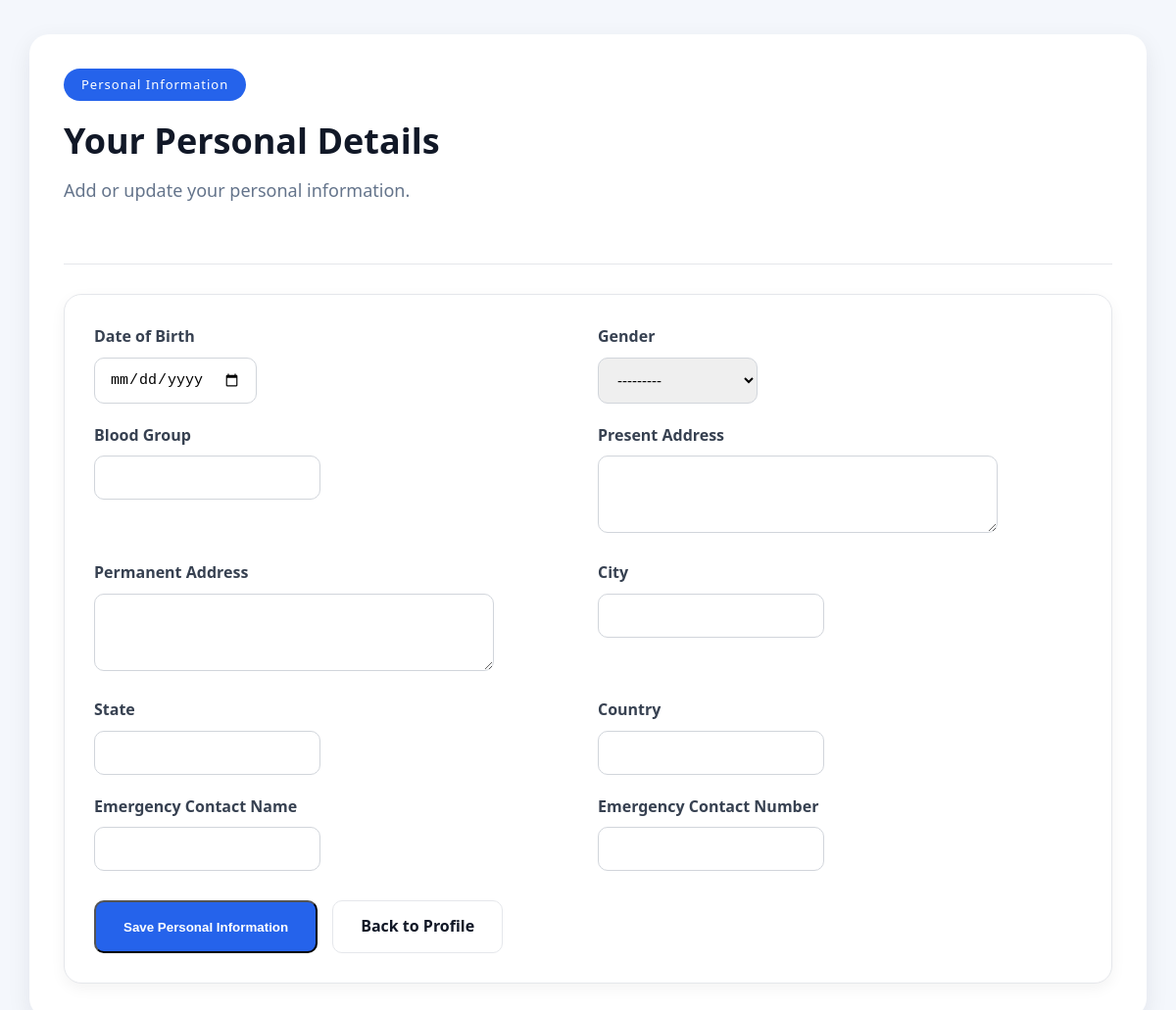
The page /employee/personal-info/ (signed in) on the database as committed earlier.
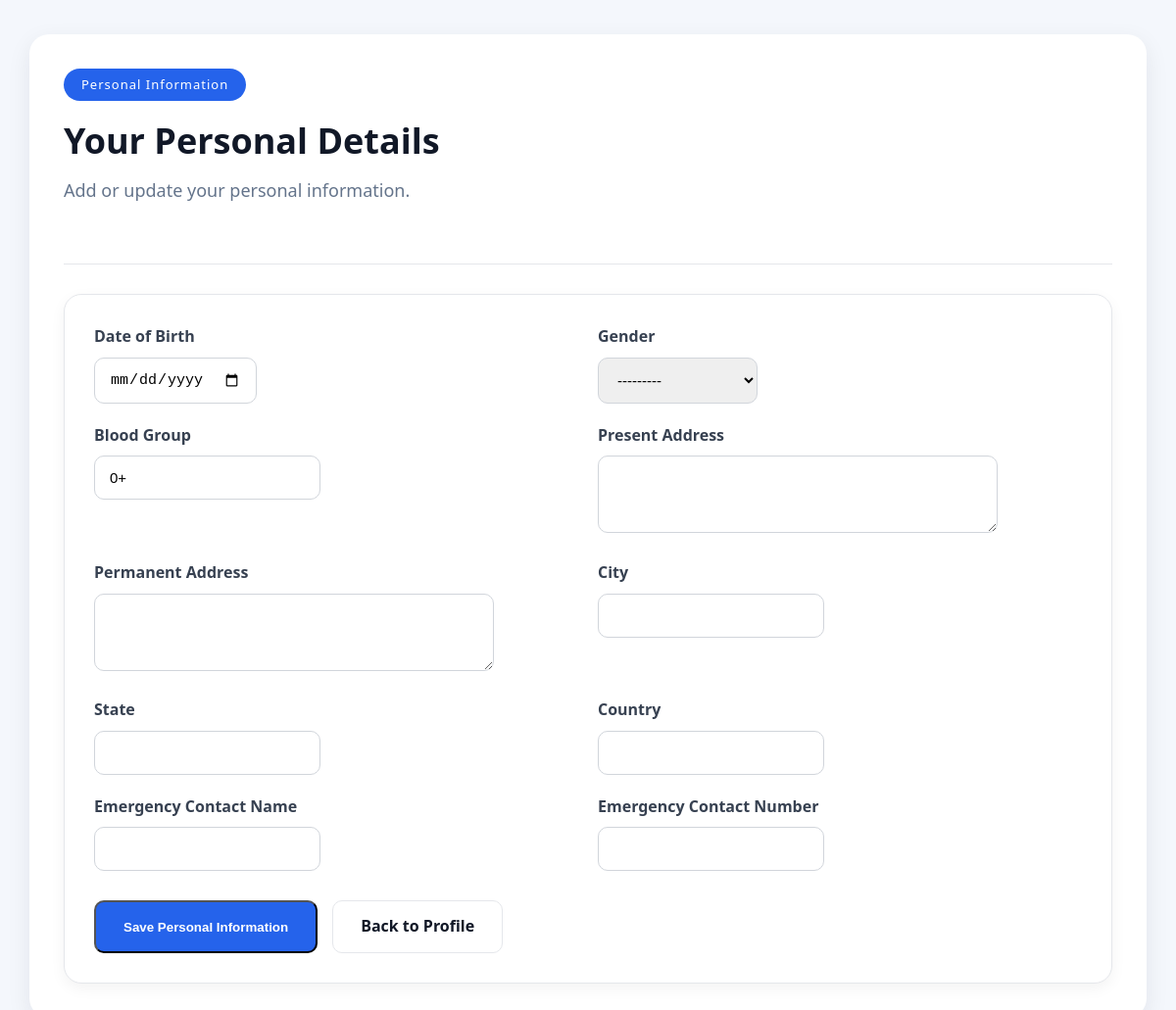
The same page on the database as committed later.
### employees/models.py (models this page shows, shortened)
class Employee(models.Model):
    ROLE_CHOICES = [
        ("Admin", "Admin"),
        ("Manager", "Manager"),
        ("HR", "HR"),
        ("Team Lead", "Team Lead"),
        ("Employee", "Employee"),
    ]
    GENDER_CHOICES = [
        ("Male", "Male"),
        ("Female", "Female"),
        ("Other", "Other"),
        ("Prefer not to say", "Prefer not to say"),
    ]
    EMPLOYMENT_TYPE_CHOICES = [
        ("Full-Time", "Full-Time"),
        ("Part-Time", "Part-Time"),
        ("Contract", "Contract"),
        ("Intern", "Intern"),
    ]
    user = models.OneToOneField(
        User,
        on_delete=models.CASCADE
    )
    employee_id = models.CharField(
        max_length=20,
        unique=True
    )
    department = models.CharField(
        max_length=100
    )
    designation = models.CharField(
        max_length=100
    )
    role = models.CharField(
        max_length=20,
        choices=ROLE_CHOICES,
        default="Employee"
    )
    phone = models.CharField(
        max_length=15
    )
    joining_date = models.DateField()
    profile_image = models.ImageField(
        upload_to="employees/",
        blank=True,
        null=True
    )
    dob = models.DateField(
        blank=True,
        null=True
    )
    gender = models.CharField(
        max_length=30,
        choices=GENDER_CHOICES,
        blank=True
    )
    blood_group = models.CharField(
        max_length=5,
        blank=True
    )
    present_address = models.TextField(
        blank=True
    )
    permanent_address = models.TextField(
        blank=True
    )
    city = models.CharField(
        max_length=100,
        blank=True
    )
    state = models.CharField(
        max_length=100,
        blank=True
    )
    country = models.CharField(
        max_length=100,
        blank=True
    )
    emergency_contact_name = models.CharField(
        max_length=100,
        blank=True
    )
    emergency_contact = models.CharField(
        max_length=15,
        blank=True
    )
    reporting_manager = models.CharField(
        max_length=100,
        blank=True
    )
    team_name = models.CharField(
        max_length=100,
        blank=True
    )
    work_location = models.CharField(
        max_length=100,
        blank=True
    )
    employment_type = models.CharField(
        max_length=30,
        choices=EMPLOYMENT_TYPE_CHOICES,
        default="Full-Time"
    )
    created_at = models.DateTimeField(
        auto_now_add=True
    )
    updated_at = models.DateTimeField(
        auto_now=True
    )

### employees/views.py (the view)
# urls.py: path("personal-info/", views.personal_info, name="personal_info"),
@login_required(login_url="login")
def personal_info(request):
    employee = get_object_or_404(
        Employee,
        user=request.user
    )
    if request.method == "POST":
        form = PersonalInfoForm(
            request.POST,
            instance=employee
        )
        if form.is_valid():
            form.save()
            messages.success(
                request,
                "Personal information updated successfully."
            )
            return redirect("employees_profile")
    else:
        form = PersonalInfoForm(
            instance=employee
        )
    return render(request, "employees/personal-info.html", {
        "form": form,
        "employee": employee,
    })

### employees/templates/employees/personal-info.html (shortened to what this page needs)
{% load static %}
<!DOCTYPE html>
<html lang="en">
<head>
    <link rel="stylesheet" href="{% static 'employees/css/style.css' %}">
</head>
<body>
<div class="profile-page">
    <header class="profile-header">
        <div>
            <p class="profile-badge">Personal Information</p>
            <h1 class="profile-name">
                Your Personal Details
            </h1>
            <p class="profile-role">
                Add or update your personal information.
            </p>
        </div>
    </header>
    <article class="panel-card">
        <form method="POST" class="form-grid">
            <div class="form-group">
                <label for="{{ form.dob.id_for_label }}">
                    Date of Birth
                </label>
                {{ form.dob }}
            </div>
            <div class="form-group">
                <label for="{{ form.gender.id_for_label }}">
                    Gender
                </label>
                {{ form.gender }}
            </div>
            <div class="form-group">
                <label for="{{ form.blood_group.id_for_label }}">
                    Blood Group
                </label>
                {{ form.blood_group }}
            </div>
            <div class="form-group">
                <label for="{{ form.present_address.id_for_label }}">
                    Present Address
                </label>
                {{ form.present_address }}
            </div>
            <div class="form-group">
                <label for="{{ form.permanent_address.id_for_label }}">
                    Permanent Address
                </label>
                {{ form.permanent_address }}
            </div>
            <div class="form-group">
                <label for="{{ form.city.id_for_label }}">
                    City
                </label>
                {{ form.city }}
            </div>
            <div class="form-group">
                <label for="{{ form.state.id_for_label }}">
                    State
                </label>
                {{ form.state }}
            </div>
            <div class="form-group">
                <label for="{{ form.country.id_for_label }}">
                    Country
                </label>
                {{ form.country }}
            </div>
            <div class="form-group">
                <label for="{{ form.emergency_contact_name.id_for_label }}">
                    Emergency Contact Name
                </label>
                {{ form.emergency_contact_name }}
            </div>
            <div class="form-group">
                <label for="{{ form.emergency_contact.id_for_label }}">
                    Emergency Contact Number
                </label>
                {{ form.emergency_contact }}
            </div>
            <div class="form-actions">
                <button type="submit" class="btn btn-primary">
                    Save Personal Information
                </button>
                <a href="{% url 'employees_profile' %}" class="btn btn-secondary">
                    Back to Profile
                </a>
            </div>
        </form>
    </article>
</div>
</body>
</html>

Rows that differ between the two databases and show on the page:
changed Employee: blood_group (not shown) → "0+"
